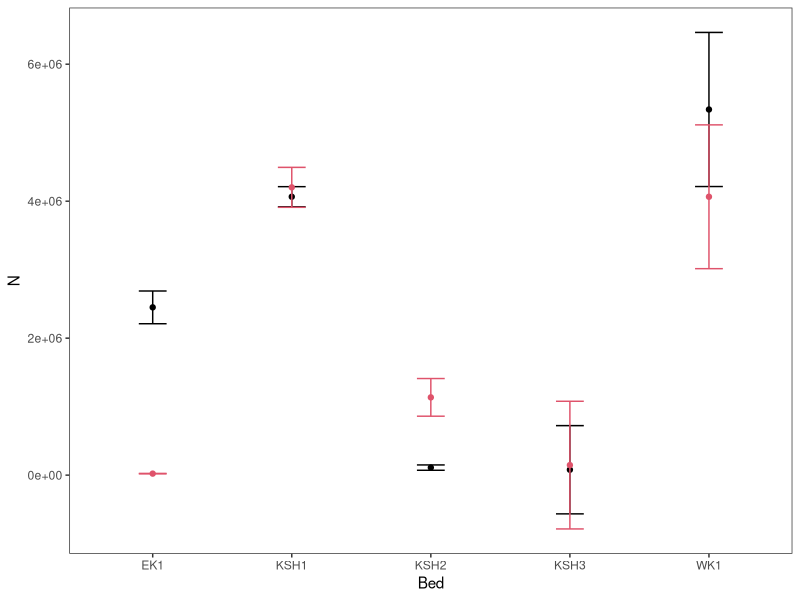
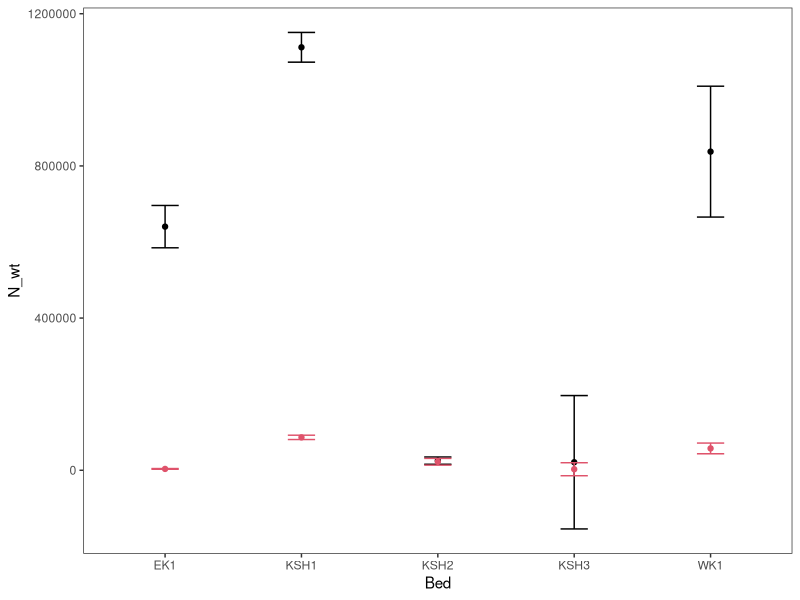

Write the R code that produced these figures, in order.
####### 2016 Scallop Statewide Survey
####### Ben Williams
####### ben.williams@alaska.gov

## Code   
#-----------------------------------------------------------
## All code, data, and associated documents are held in a single R project
## titles 2016_survey.Rproj  

# Data were forwarded from Josh Mumm joshua.mumm@alaska.gov. I've changed the names of the original files sent
## Try to keep to the tidy data principles http://vita.had.co.nz/papers/tidy-data.pdf  

## Naming 
# lower case names are numeric
# Capitalized names are factors 

## The operational plan lays out the foundation for the analyses herein it is available in the literature folder

#NOTE - this could easily be udated for multiple years by changing the group_by(...) throughout.

# load ----
library(tidyverse)
theme_set(theme_bw()+ 
             theme(panel.grid.major = element_blank(),
                   panel.grid.minor = element_blank()))
# data ----
#clean up event data- change names and data types etc.
events <- read.csv('./data/events_2016_161027.csv')
events %>% mutate(ID = gsub(" ", "", STATION_ID),date = as.Date(DATE_SET, format='%m-%d-%Y'),
                  year = as.numeric(format(date, "%Y"))) %>% 
   select(year=year, date=date, Event = EVENT_ID, District = DISTRICT, 
          Dredge = DREDGE_ID, Bed = BED_SW, Type = STATION_TYPE, ID = ID, 
          slat = START_LATITUDE, slon=START_LONGITUDE, sdepth = DEPTH_START_F, 
          stime = START_TIME, speed=TOW_SPEED, maxdepth=Max_Dpth_fa, mindepth=Min_Dpth_fa, 
          elat=END_LATITUDE, elon=END_LONGITUDE, edepth=DEPTH_END_F, etime=END_TIME, 
          calc_length=TOW_LENGTH_CALC, field_length=TOW_LENGTH_FIELD,length=TOW_LENGTH_DESIGNATED,
          performance=GEAR_PERFORMANCE_CODE_SW) %>% filter(performance==1)-> event

#check for replicates - if dataframe has values there are duplicates
event %>% group_by(Bed, ID) %>% filter(n()>1)

catch <- read.csv('./data/catchComp_2016_161027.csv')
catch %>% select(Event = EVENT_ID, species=RACE_CODE, 
                 size_class=SCAL_SIZE_CLASS, count=COUNT,
                 sample_wt=SAMPLE_WT_KG, cond = CONDITION_CODE_RII, 
                 sample_type = SAMPLE_TYPE) -> catch

#check structure of catch data
catch %>% filter(species==74120) %>% left_join(event) %>% 
   group_by(Bed, ID, size_class) %>% summarise(catch=sum(count, na.rm=T)) %>% data.frame()


# a_i ----
#Dredge width in nmi = 0.00131663 x length of dredging in each station
# Q = 0.83
Q <- 0.83

#add ai column to events dataframe
event %>% mutate(ai=length * 0.00131663 * Q) -> event #ai is in nmi^2

# areas ----
# number of stations sampled by bed
event %>% group_by(Bed) %>% summarise(n=n(), ai_bar = mean(ai)) -> samples
   

# Total area of each bed
area <- read.csv('./data/area.csv')

samples %>% left_join(area) %>% select(-grids) -> samples


# catch ----
#filter out scallops from the catch data and calculate density
#weight is in kg
catch %>% filter(species==74120, cond==1) %>% 
   group_by(Event, size_class) %>% 
   summarise(catch=sum(count), 
             weight = sum(sample_wt)) -> catch.a

# d_i ----
#combine with event data - change NA catches to 0
# do check the end result to be sure that no hauls are being double counted
event %>% filter(performance==1) %>% merge(catch.a, all=T) %>% 
   left_join(samples) %>% 
   group_by(size_class) %>% 
   mutate(catch=replace(catch, which(is.na(catch)), 0), 
          di = catch/ai, 
          weight=replace(weight, which(is.na(weight)), 0), 
          di_wt = weight/ai) -> catch.area

# dbar ----
# density variance for both count and weight and error bars
# average biomass per unit area

###CHECK THIS USING A LOG DISTIBUTION

#calculate for >100 mm shells
catch.area %>% filter(size_class==1|di==0) %>% 
   group_by(Bed) %>%    
   summarise(n=mean(n),
             area=mean(area_nm2),
             ai_bar=mean(ai_bar),
             dbar=(1/n*sum(di)),
             var_dbar=1/((n)-1)*sum((di-dbar)^2), 
             cv=sqrt(var_dbar)/dbar*100,
             error=qt(0.975,df=(n)-1)*sqrt(var_dbar)/sqrt((n)),
             ll=dbar-error,
             ul=dbar+error,
             ss=sum((di-dbar)^2),
             N=area*dbar,
             varN=(area^2)*1/n*1/(n-1)*ss,
             cvN=sqrt(varN)/N*100,
             errorN=qt(0.975,df=(n)-1)*sqrt(varN)/sqrt((n)),
             llN=N-errorN,
             ulN=N+errorN,
             # By weight
             dbar_wt=(1/n*sum(di_wt)),
             sd_wt=sd(di_wt),
             cv_wt=sd_wt/dbar_wt*100,
             var_dbar_wt=1/((n)-1)*sum((di_wt-dbar_wt)^2), 
             error_wt=qt(0.975,df=(n)-1)*sqrt(var_dbar_wt)/sqrt((n)),
             ll_wt=dbar_wt-error_wt,
             ul_wt=dbar_wt+error_wt,
             ss_wt=sum((di_wt-dbar_wt)^2),
             N_wt=area*dbar_wt,
             varN_wt=(area^2)*1/n*1/(n-1)*ss_wt,
             cvN_wt=sqrt(varN_wt)/N_wt*100,
             errorN_wt=qt(0.975,df=(n)-1)*sqrt(varN_wt)/sqrt((n)),
             llN_wt=N_wt-errorN_wt,
             ulN_wt=N_wt+errorN_wt) %>% mutate(size='large')-> large 

# What is the CV
large %>% group_by(Bed) %>% summarise(cv, cvN, cv_wt, cvN_wt)

#calculate for <100 mm shells
catch.area %>% filter(size_class==2|di==0) %>% 
   group_by(Bed) %>%    
   summarise(n=mean(n),
             area=mean(area_nm2),
             ai_bar=mean(ai_bar),
             dbar=(1/n*sum(di)),
             var_dbar=1/((n)-1)*sum((di-dbar)^2), 
             cv=sqrt(var_dbar)/dbar*100,
             error=qt(0.975,df=(n)-1)*sqrt(var_dbar)/sqrt((n)),
             ll=dbar-error,
             ul=dbar+error,
             ss=sum((di-dbar)^2),
             N=area*dbar,
             varN=(area^2)*1/n*1/(n-1)*ss,
             cvN=sqrt(varN)/N*100,
             errorN=qt(0.975,df=(n)-1)*sqrt(varN)/sqrt((n)),
             llN=N-errorN,
             ulN=N+errorN,
             # By weight
             dbar_wt=(1/n*sum(di_wt)),
             sd_wt=sd(di_wt),
             cv_wt=sd_wt/dbar_wt*100,
             var_dbar_wt=1/((n)-1)*sum((di_wt-dbar_wt)^2), 
             error_wt=qt(0.975,df=(n)-1)*sqrt(var_dbar_wt)/sqrt((n)),
             ll_wt=dbar_wt-error_wt,
             ul_wt=dbar_wt+error_wt,
             ss_wt=sum((di_wt-dbar_wt)^2),
             N_wt=area*dbar_wt,
             varN_wt=(area^2)*1/n*1/(n-1)*ss_wt,
             cvN_wt=sqrt(varN_wt)/N_wt*100,
             errorN_wt=qt(0.975,df=(n)-1)*sqrt(varN_wt)/sqrt((n)),
             llN_wt=N_wt-errorN_wt,
             ulN_wt=N_wt+errorN_wt) %>% mutate(size='small')-> small

# What is the CV
small %>% group_by(Bed) %>% summarise(cv, cvN, cv_wt, cvN_wt)

#calculate for all shells caught
catch.area %>%
   group_by(Bed) %>%    
   summarise(n=mean(n),
             area=mean(area_nm2),
             ai_bar=mean(ai_bar),
             dbar=(1/n*sum(di)),
             var_dbar=1/((n)-1)*sum((di-dbar)^2), 
             cv=sqrt(var_dbar)/dbar*100,
             error=qt(0.975,df=(n)-1)*sqrt(var_dbar)/sqrt((n)),
             ll=dbar-error,
             ul=dbar+error,
             ss=sum((di-dbar)^2),
             N=area*dbar,
             varN=(area^2)*1/n*1/(n-1)*ss,
             cvN=sqrt(varN)/N*100,
             errorN=qt(0.975,df=(n)-1)*sqrt(varN)/sqrt((n)),
             llN=N-errorN,
             ulN=N+errorN,
             # By weight
             dbar_wt=(1/n*sum(di_wt)),
             sd_wt=sd(di_wt),
             cv_wt=sd_wt/dbar_wt*100,
             var_dbar_wt=1/((n)-1)*sum((di_wt-dbar_wt)^2), 
             error_wt=qt(0.975,df=(n)-1)*sqrt(var_dbar_wt)/sqrt((n)),
             ll_wt=dbar_wt-error_wt,
             ul_wt=dbar_wt+error_wt,
             ss_wt=sum((di_wt-dbar_wt)^2),
             N_wt=area*dbar_wt,
             varN_wt=(area^2)*1/n*1/(n-1)*ss_wt,
             cvN_wt=sqrt(varN_wt)/N_wt*100,
             errorN_wt=qt(0.975,df=(n)-1)*sqrt(varN_wt)/sqrt((n)),
             llN_wt=N_wt-errorN_wt,
             ulN_wt=N_wt+errorN_wt) %>% mutate(size='all')-> all 

# What is the CV
all %>% group_by(Bed) %>% summarise(cv, cvN, cv_wt, cvN_wt)

ggplot(large, aes(Bed, N))+geom_point()+geom_errorbar(aes(ymin=llN, ymax=ulN), width=.2)+
   geom_point(data=small, aes(Bed, N), color=2)+geom_errorbar(data=small, aes(ymin=llN, ymax=ulN), width=.2, color=2)

ggplot(large, aes(Bed, N_wt))+geom_point()+geom_errorbar(aes(ymin=llN_wt, ymax=ulN_wt), width=.2)+
   geom_point(data=small, aes(Bed, N_wt), color=2)+geom_errorbar(data=small, aes(ymin=llN_wt, ymax=ulN_wt), width=.2, color=2)
